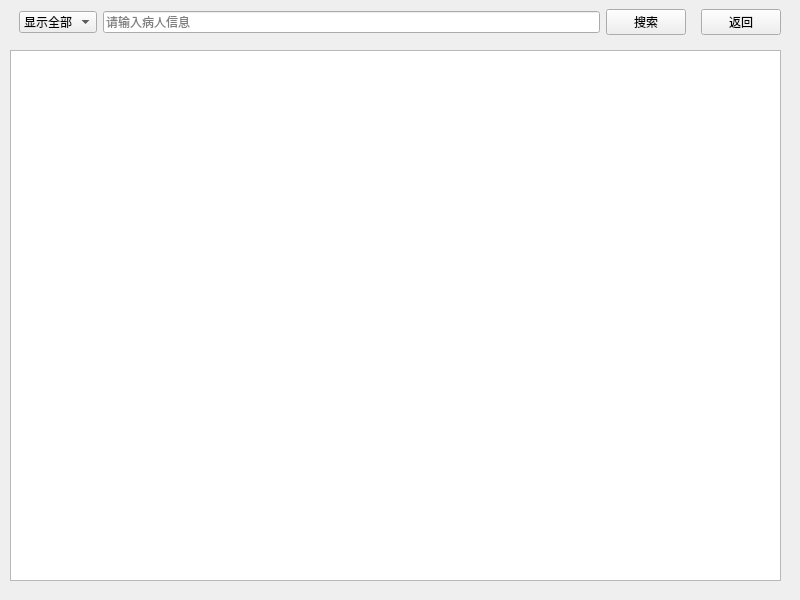
<?xml version="1.0" encoding="UTF-8"?>
<ui version="4.0">
 <class>getpatient</class>
 <widget class="QWidget" name="getpatient">
  <property name="geometry">
   <rect>
    <x>0</x>
    <y>0</y>
    <width>800</width>
    <height>600</height>
   </rect>
  </property>
  <property name="minimumSize">
   <size>
    <width>800</width>
    <height>600</height>
   </size>
  </property>
  <property name="maximumSize">
   <size>
    <width>800</width>
    <height>600</height>
   </size>
  </property>
  <property name="windowTitle">
   <string>查询系统</string>
  </property>
  <widget class="QWidget" name="">
   <property name="geometry">
    <rect>
     <x>10</x>
     <y>0</y>
     <width>771</width>
     <height>581</height>
    </rect>
   </property>
   <layout class="QGridLayout" name="gridLayout_2">
    <item row="0" column="0">
     <widget class="QWidget" name="widget" native="true">
      <layout class="QGridLayout" name="gridLayout">
       <item row="0" column="1">
        <widget class="QLineEdit" name="lineEdit">
         <property name="placeholderText">
          <string>请输入病人信息</string>
         </property>
        </widget>
       </item>
       <item row="0" column="0">
        <widget class="QComboBox" name="comboBox">
         <item>
          <property name="text">
           <string>显示全部</string>
          </property>
         </item>
         <item>
          <property name="text">
           <string>姓名</string>
          </property>
         </item>
         <item>
          <property name="text">
           <string>房号</string>
          </property>
         </item>
        </widget>
       </item>
       <item row="0" column="2">
        <widget class="QPushButton" name="pushButton">
         <property name="text">
          <string>搜索</string>
         </property>
        </widget>
       </item>
      </layout>
     </widget>
    </item>
    <item row="0" column="1">
     <widget class="QPushButton" name="pushButton_2">
      <property name="text">
       <string>返回</string>
      </property>
     </widget>
    </item>
    <item row="1" column="0" colspan="2">
     <widget class="QTableView" name="tableView"/>
    </item>
   </layout>
  </widget>
 </widget>
 <resources/>
 <connections/>
</ui>
